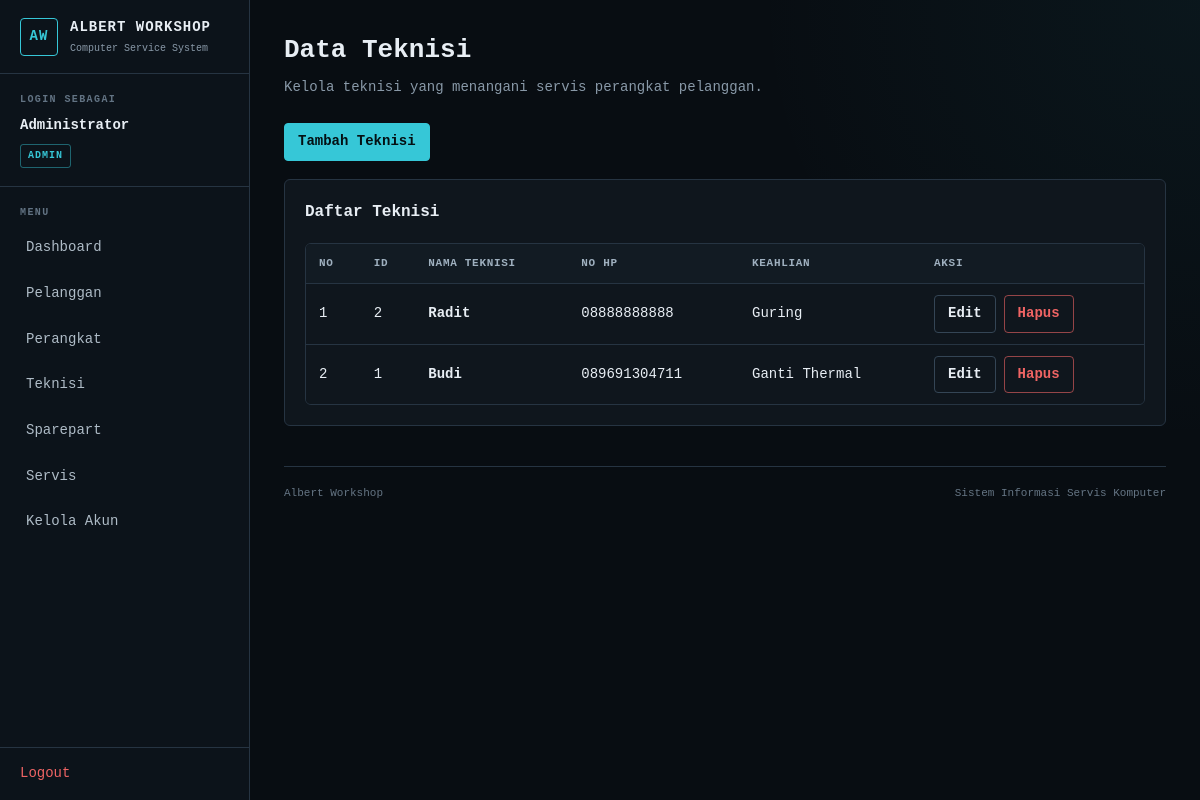
The page /teknisi/index.php (signed in) on the database its author committed.
### tables this page shows
CREATE TABLE `teknisi` (
  `id_teknisi` int NOT NULL,
  `nama_teknisi` varchar(100) NOT NULL,
  `no_hp` varchar(20) NOT NULL,
  `keahlian` varchar(100) NOT NULL
);

### teknisi/index.php (the view, shortened to what this page needs)
<?php
require '../config/koneksi.php';
$query = mysqli_query(
    $koneksi,
    "SELECT *
     FROM teknisi
     ORDER BY id_teknisi DESC"
);
require '../template/header.php';
require '../template/sidebar.php';
?>
<div class="page-header">
    <div>
        <h1>Data Teknisi</h1>
        <p class="page-description">
            Kelola teknisi yang menangani servis perangkat pelanggan.
        </p>
    </div>
</div>
<div class="toolbar">
    <a
        href="tambah.php"
        class="btn"
    >
        Tambah Teknisi
    </a>
</div>
<section class="panel">
    <h2 class="panel-title">
        Daftar Teknisi
    </h2>
    <?php if (mysqli_num_rows($query) > 0): ?>
        <div class="table-wrap">
            <table>
                <thead>
                    <tr>
                        <th>No</th>
                        <th>ID</th>
                        <th>Nama Teknisi</th>
                        <th>No HP</th>
                        <th>Keahlian</th>
                        <th>Aksi</th>
                    </tr>
                </thead>
                <tbody>
                <?php
                $no = 1;
                while ($data = mysqli_fetch_assoc($query)):
                ?>
                    <tr>
                        <td>
                            <?= $no++; ?>
                        </td>
                        <td>
                            <?= (int) $data["id_teknisi"]; ?>
                        </td>
                        <td>
                            <strong>
                                <?= htmlspecialchars(
                                    $data["nama_teknisi"]
                                ); ?>
                            </strong>
                        </td>
                        <td>
                            <?= htmlspecialchars(
                                $data["no_hp"]
                            ); ?>
                        </td>
                        <td>
                            <?= htmlspecialchars(
                                $data["keahlian"]
                            ); ?>
                        </td>
                        <td>
                            <div class="toolbar">
                                <a
                                    href="edit.php?id=<?= $data["id_teknisi"]; ?>"
                                    class="btn btn-secondary"
                                >
                                    Edit
                                </a>
                                <a
                                    href="hapus.php?id=<?= $data["id_teknisi"]; ?>"
                                    class="btn btn-danger"
                                    onclick="return confirm('Yakin ingin menghapus teknisi ini?')"
                                >
                                    Hapus
                                </a>
                            </div>
                        </td>
                    </tr>
                <?php endwhile; ?>
                </tbody>
            </table>
        </div>
    <?php endif; ?>
</section>
<?php
require '../template/footer.php';
?>

### assets/css/style.css (style rules this page uses)
:root { --bg: #080d12; --surface: #0f161d; --surface-2: #151e27; --border: #263442; --border-light: #344555; --text: #e8eef4; --muted: #8999a8; --accent: #36c7d7; --accent-hover: #60d6e2; --success: #45d69a; --warning: #e8b84a; --danger: #ef6464; --sidebar-width: 250px; --radius: 6px; --font-main: "0xProto Nerd Font", monospace; }
* { box-sizing: border-box; }
html { color-scheme: dark; }
html, body { width: 100%; min-height: 100%; }
body { margin: 0; background: radial-gradient( circle at top right, rgba(54, 199, 215, 0.05), transparent 28rem ), var(--bg); color: var(--text); font-family: var(--font-main); font-size: 14px; line-height: 1.55; overflow-x: hidden; }
a { color: var(--accent); text-decoration: none; }
h1, h2, h3 { margin-top: 0; color: var(--text); font-family: var(--font-main); font-weight: 700; }
h1 { font-size: 26px; }
h2 { font-size: 20px; }
p { line-height: 1.65; }
strong { font-weight: 700; }
.main-content > * { max-width: 100%; }
.page-header { display: flex; align-items: flex-start; justify-content: space-between; gap: 20px; width: 100%; margin: 0 0 24px; }
.page-header h1 { margin: 0 0 6px; }
.page-description { margin: 0; color: var(--muted); }
.panel { width: 100%; margin: 0 0 22px; padding: 20px; background: var(--surface); border: 1px solid var(--border); border-radius: var(--radius); }
.panel-title { margin-bottom: 18px; font-size: 16px; }
.toolbar { display: flex; flex-wrap: wrap; align-items: center; gap: 8px; margin: 0 0 18px; }
td .toolbar { margin-bottom: 0; }
button, .btn { display: inline-flex; align-items: center; justify-content: center; min-height: 36px; padding: 7px 13px; background: var(--accent); border: 1px solid var(--accent); border-radius: 4px; color: #041013; font-family: var(--font-main); font-size: 14px; font-weight: 700; cursor: pointer; transition: background 0.15s ease, border-color 0.15s ease, color 0.15s ease; }
.btn-secondary { background: transparent; border-color: var(--border-light); color: var(--text); }
.btn-danger { background: transparent; border-color: rgba(239, 100, 100, 0.6); color: var(--danger); }
.table-wrap { width: 100%; overflow-x: auto; border: 1px solid var(--border); border-radius: var(--radius); }
table { width: 100%; border-collapse: collapse; background: var(--surface); border: 0 !important; }
thead { background: #121b23; }
th, td { padding: 11px 13px; border-bottom: 1px solid var(--border); text-align: left; vertical-align: middle; }
th { color: #9fb0bf; font-size: 11px; font-weight: 700; text-transform: uppercase; letter-spacing: 0.7px; }
tbody tr:last-child td { border-bottom: 0; }

### rows shown on the page
teknisi: id_teknisi "2", nama_teknisi "Radit", no_hp "08888888888", keahlian "Guring"
teknisi: id_teknisi "1", nama_teknisi "Budi", no_hp "089691304711", keahlian "Ganti Thermal"

### other values the page prints
$nama "Administrator"
$role "ADMIN"
